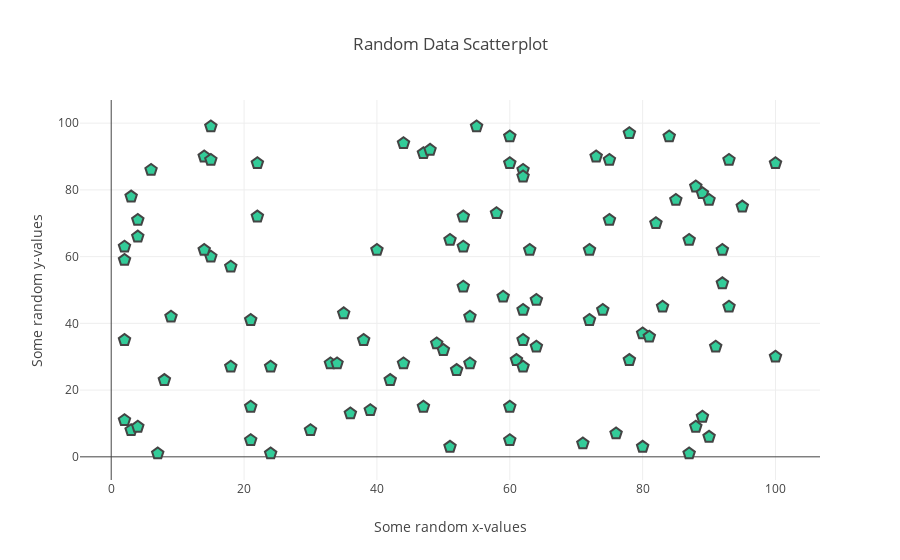

This figure's notebook cell:
### Code cell
fig = go.Figure(data=data, layout=layout)
pyo.iplot(fig, filename='scatter3.html')

### Figure 1 — Plotly figure (JSON) as saved in the notebook; plotly's stock layout.template omitted (floating-point values rounded to 4 significant figures)
{"data": [{"marker": {"color": "rgb(51,204,153)", "line": {"width": 2}, "size": 12, "symbol": "pentagon"}, "mode": "markers", "type": "scatter", "uid": "20f162e8-d1af-40bc-b0fc-618cf86fd62a", "x": [52, 93, 15, 72, 61, 21, 83, 87, 75, 75, 88, 100, 24, 3, 22, 53, 2, 88, 30, 38, 2, 64, 60, 21, 33, 76, 58, 22, 89, 49, 91, 59, 42, 92, 60, 80, 15, 62, 62, 47, 62, 51, 55, 64, 3, 51, 7, 21, 73, 39, 18, 4, 89, 60, 14, 9, 90, 53, 2, 84, 92, 60, 71, 44, 8, 47, 35, 78, 81, 36, 50, 4, 2, 6, 54, 4, 54, 93, 63, 18, 90, 44, 34, 74, 62, 100, 14, 95, 48, 15, 72, 78, 87, 62, 40, 85, 80, 82, 53, 24], "y": [26, 89, 60, 41, 29, 15, 45, 65, 89, 71, 9, 88, 1, 8, 88, 63, 11, 81, 8, 35, 35, 33, 5, 41, 28, 7, 73, 72, 12, 34, 33, 48, 23, 62, 88, 37, 99, 44, 86, 91, 35, 65, 99, 47, 78, 3, 1, 5, 90, 14, 27, 9, 79, 15, 90, 42, 77, 51, 63, 96, 52, 96, 4, 94, 23, 15, 43, 29, 36, 13, 32, 71, 59, 86, 28, 66, 42, 45, 62, 57, 6, 28, 28, 44, 84, 30, 62, 75, 92, 89, 62, 97, 1, 27, 62, 77, 3, 70, 72, 27]}], "layout": {"hovermode": "closest", "title": "Random Data Scatterplot", "xaxis": {"title": "Some random x-values"}, "yaxis": {"title": "Some random y-values"}}}
